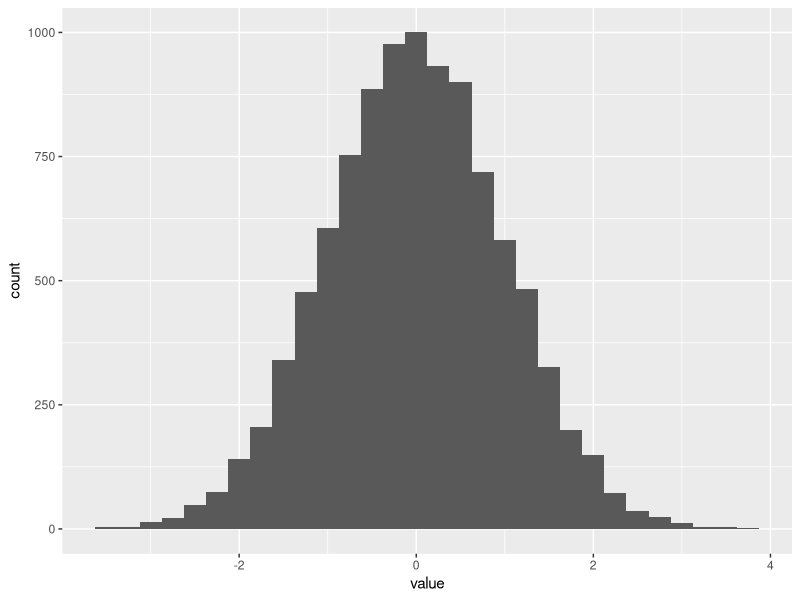
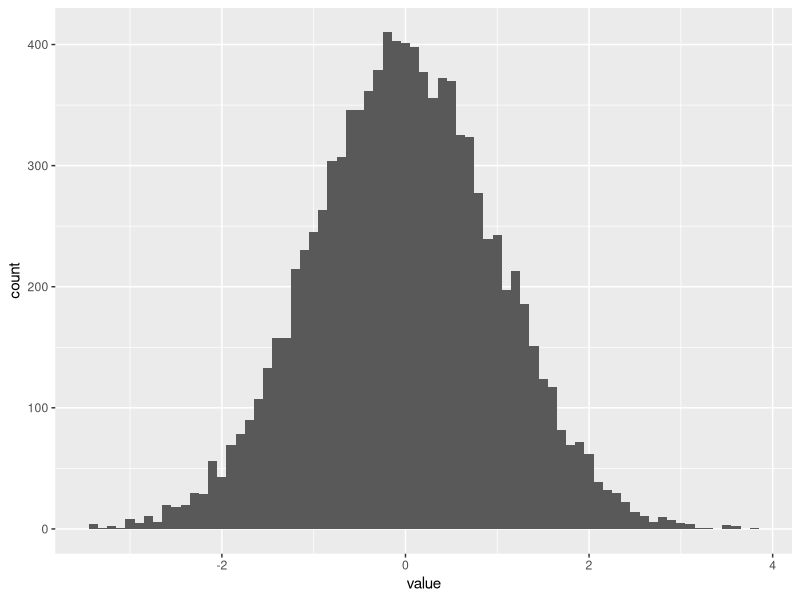
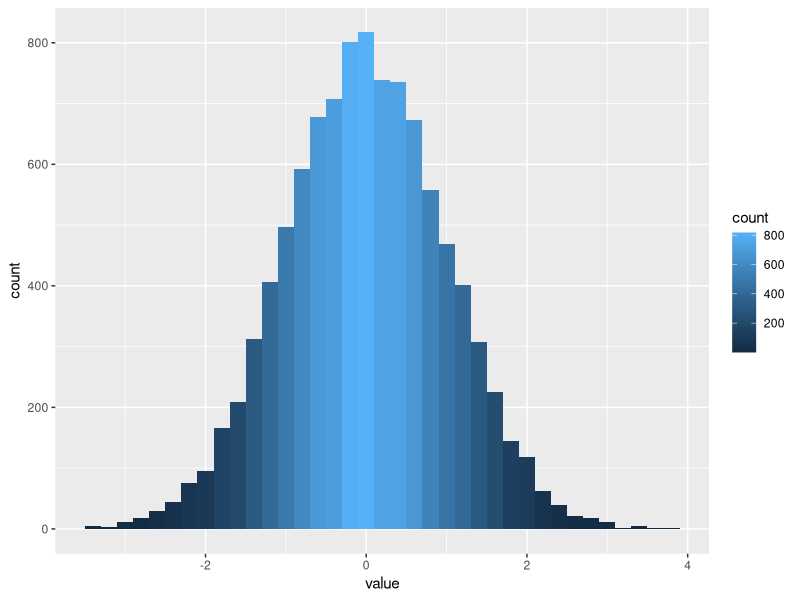
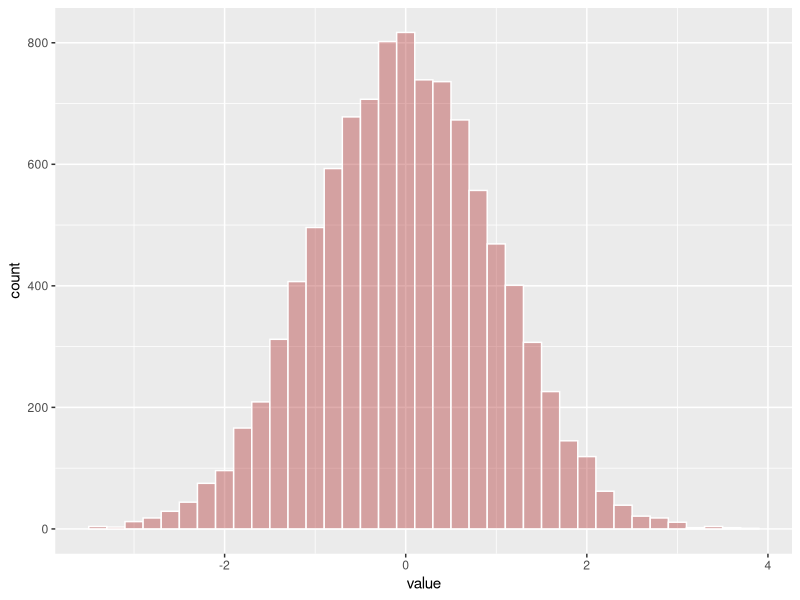

Generate these figures, in order, with R: (Note: this script raises an error after producing the figures.)


library(ggplot2)

#1. Nhu Y
#-----------------HISTOGRAM----------------#
## Basic ggplot2 histogram
library(dplyr)
data = data.frame(value=rnorm(10000))
data
head(data)
ggplot(data,aes(x=value)) +
  geom_histogram() #bins = 0.2
ggplot(data,aes(x=value)) +
  geom_histogram(binwidth = 0.1)

##change color
ggplot(data,aes(x=value)) +
  geom_histogram(binwidth = 0.2, aes(fill = ..count..))
ggplot(data,aes(x=value)) +
  geom_histogram(binwidth = 0.2,col = "white",fill = rgb(0.7,0.2,0.2,0.4)) #rgb la ham cho phep tao mau theo cuong do tu 0 den 1
?rgb


#2. Thuy Hong




#3. Hong Lam





#4. Truong Han




#5. Minh Ly



#6. Hong Phuc




#7. Cung Bac
ddata %>%
  filter( price<300 ) %>%
  ggplot( aes(x=price)) +
  stat_bin(breaks=seq(0,300,10), fill="#69b3a2", color="#e9ecef", alpha=0.9) +
  ggtitle("Night price distribution of Airbnb appartements") +
  theme_ipsum() +
  theme(
    plot.title = element_text(size=12)
  )
